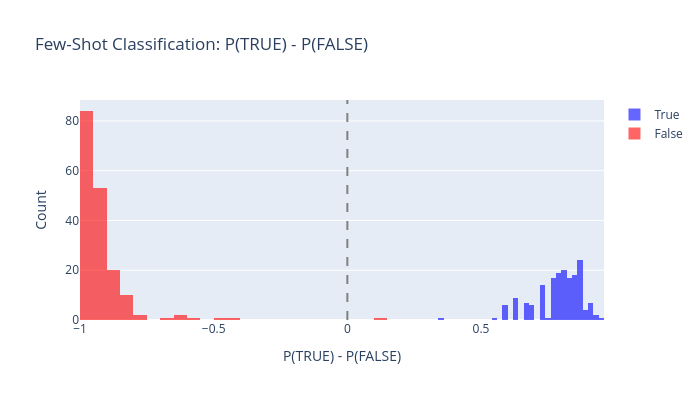

Here is the notebook cell this chart was saved with:
### Code cell
def few_shot_evaluate(
    statements: list[str],
    model: AutoModelForCausalLM,
    tokenizer: AutoTokenizer,
    few_shot_prompt: str,
    true_id: int,
    false_id: int,
    batch_size: int = 16,
) -> Float[Tensor, " n"]:
    """
    Evaluate P(TRUE) - P(FALSE) for each statement using few-shot classification.

    Args:
        statements: List of statements to classify.
        model: Language model.
        tokenizer: Tokenizer.
        few_shot_prompt: The few-shot prefix prompt.
        true_id: Token ID for " TRUE".
        false_id: Token ID for " FALSE".
        batch_size: Batch size.

    Returns:
        Tensor of P(TRUE) - P(FALSE) for each statement.
    """
    device = model.device

    n_statements = len(statements)
    prompts = [
        few_shot_prompt + statement + " This statement is:" for statement in statements
    ]

    p_diff = t.zeros(n_statements)
    for i in tqdm(range(0, n_statements, batch_size)):
        queries = prompts[i : i + batch_size]
        inputs = tokenizer(queries, return_tensors="pt", padding=True).to(device)

        with t.no_grad():
            logits = model(**inputs).logits

            last_token_pos = inputs.attention_mask.sum(dim=-1) - 1
            last_pos_logits = logits[t.arange(len(queries)), last_token_pos]

            probs = last_pos_logits.softmax(dim=-1)
            p_diff[i : i + batch_size] = probs[:, true_id] - probs[:, false_id]

    return p_diff


# Load sp_en_trans for evaluation (exclude statements used in the few-shot prompt)
sp_df = datasets["sp_en_trans"]
sp_statements = sp_df["statement"].tolist()
sp_labels = t.tensor(sp_df["label"].values, dtype=t.float32)

# Filter out statements that appear in the few-shot prompt
sp_eval_mask = [s not in FEW_SHOT_PROMPT for s in sp_statements]
end = len(sp_statements)
sp_eval_stmts = [s for s, m in zip(sp_statements, sp_eval_mask) if m][:end]
sp_eval_labels = sp_labels[t.tensor(sp_eval_mask)][:end]

p_diffs = few_shot_evaluate(
    sp_eval_stmts, model, tokenizer, FEW_SHOT_PROMPT, TRUE_ID, FALSE_ID
)

# Compute accuracy
preds = (p_diffs > 0).float()
acc = (preds == sp_eval_labels).float().mean().item()
assert acc > 0.9, f"Few-shot accuracy too low: {acc:.3f} (expected > 0.9)"
true_mean = p_diffs[sp_eval_labels == 1].mean().item()
false_mean = p_diffs[sp_eval_labels == 0].mean().item()

print(f"Few-shot classification accuracy: {acc:.3f}")
print(f"Mean P(TRUE)-P(FALSE) for true statements:  {true_mean:.4f}")
print(f"Mean P(TRUE)-P(FALSE) for false statements: {false_mean:.4f}")

# Histogram
fig = go.Figure()
fig.add_trace(
    go.Histogram(
        x=p_diffs[sp_eval_labels == 1].numpy(),
        name="True",
        marker_color="blue",
        opacity=0.6,
        nbinsx=30,
    )
)
fig.add_trace(
    go.Histogram(
        x=p_diffs[sp_eval_labels == 0].numpy(),
        name="False",
        marker_color="red",
        opacity=0.6,
        nbinsx=30,
    )
)
fig.add_vline(x=0, line_dash="dash", line_color="gray")
fig.update_layout(
    title="Few-Shot Classification: P(TRUE) - P(FALSE)",
    xaxis_title="P(TRUE) - P(FALSE)",
    yaxis_title="Count",
    barmode="overlay",
    height=400,
    width=700,
)
fig.show()

### Figure 1 — Plotly figure (JSON) as saved in the notebook; plotly's stock layout.template omitted (floating-point values rounded to 4 significant figures; data arrays with more than 128 entries replaced by an {"elided": "..."} marker saying what was removed)
{"data": [{"marker": {"color": "blue"}, "name": "True", "nbinsx": 30, "opacity": 0.6, "type": "histogram", "x": {"elided": "174 float values"}}, {"marker": {"color": "red"}, "name": "False", "nbinsx": 30, "opacity": 0.6, "type": "histogram", "x": {"elided": "176 float values"}}], "layout": {"barmode": "overlay", "height": 400, "shapes": [{"line": {"color": "gray", "dash": "dash"}, "type": "line", "x0": 0, "x1": 0, "xref": "x", "y0": 0, "y1": 1, "yref": "y domain"}], "title": {"text": "Few-Shot Classification: P(TRUE) - P(FALSE)"}, "width": 700, "xaxis": {"title": {"text": "P(TRUE) - P(FALSE)"}}, "yaxis": {"title": {"text": "Count"}}}}
